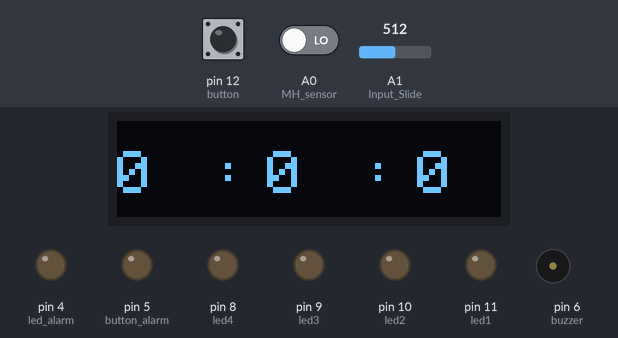
A sketch run on a simulated Arduino Uno, built with avr-gcc and run on an emulated ATmega328P. On the bench: 128×32 one-colour display, output pins drawn as LEDs (lit = HIGH), buzzer (waves = sounding). The test bench sets the inputs (shaded band); at power-on: pin 12 (button) LOW, A1 (Input_Slide) = 512, A0 (MH_sensor) LOW. EEPROM starts erased; what the sketch prints to the serial monitor is not drawn.

Above: at 1.06 s.
1.3 s: pin 12 (button) pulled HIGH for 0.15 s
At 1.71 s:
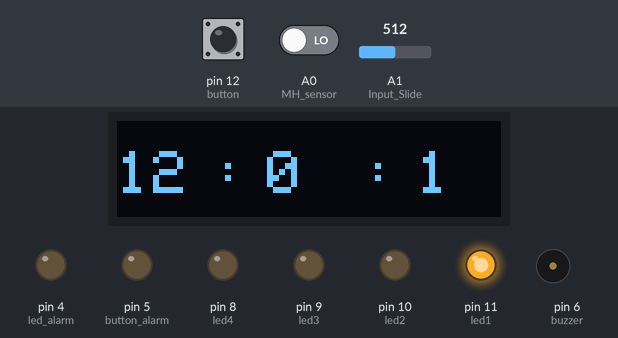
2.0 s: pin 12 (button) pulled HIGH for 1 s
At 3.26 s:
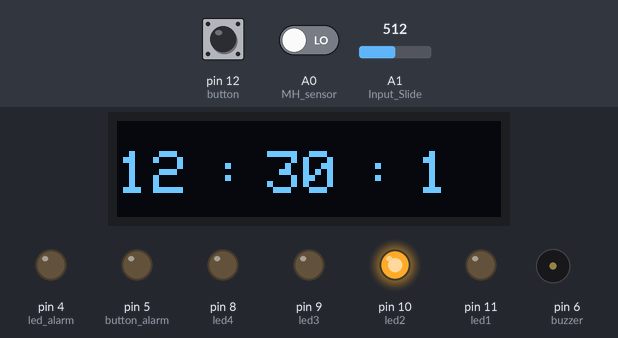
3.6 s: pin 12 (button) pulled HIGH for 0.15 s
At 4.04 s:
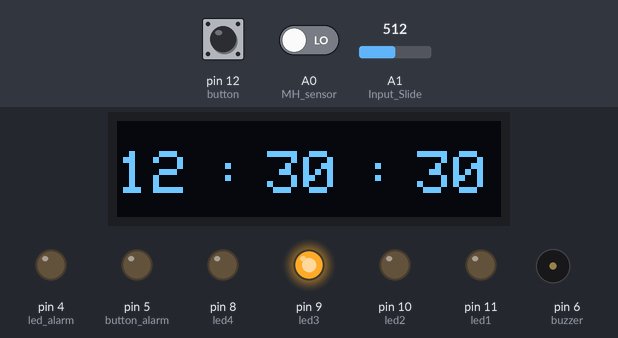
4.3 s: A1 (Input_Slide) set to 716
At 4.56 s:
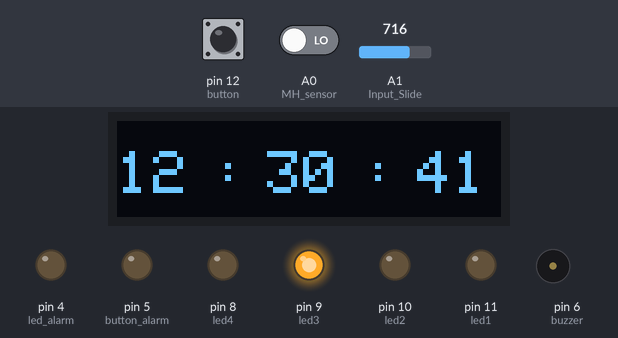
5.8 s: pin 12 (button) pulled HIGH for 3.2 s
At 9.3 s:
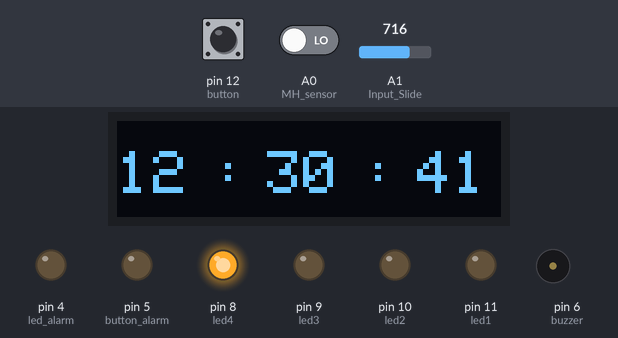
9.6 s: pin 12 (button) pulled HIGH for 0.15 s
At 10.08 s:
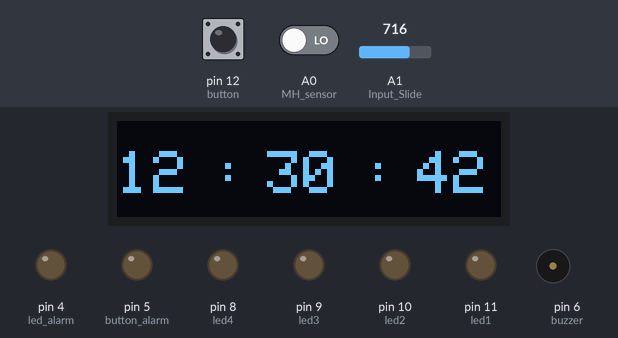
Timing chart, 0 to 11.3 s (numbered marks = the images above; inputs shaded):
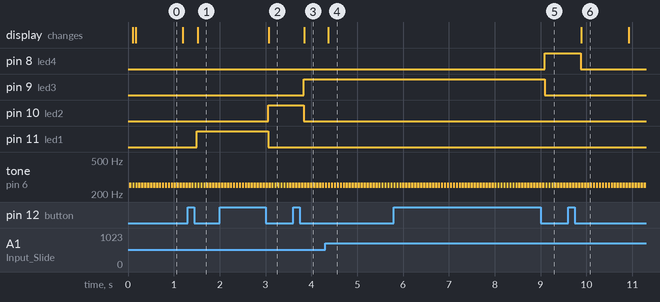

The sketch:

18_0745_0682.ino
```cpp
//test oled
#include <EEPROM.h>
#include <Wire.h>
#include <Adafruit_GFX.h>
#include <Adafruit_SSD1306.h>
#define SCREEN_WIDTH 128
#define SCREEN_HEIGHT 32
#define buzzer 6
#define button_alarm 5
#define Input_Slide A1
#define MH_sensor A0
#define led1 11
#define led2 10
#define led3 9
#define led4 8
#define button 12
#define led_alarm 4
unsigned long long int LastTime = 1000;
byte hour;
byte minute;
byte hour_alarm;
byte minute_alarm;
byte second_alarm;
Adafruit_SSD1306 oled(SCREEN_WIDTH, SCREEN_HEIGHT, &Wire, -1);
int lock = 0;
int second = 1;
int StateLed1 = 0;
int StateLed2 = 0;
int StateLed3 = 0;
int StateLed4 = 0;
int count = 0;
int Timesong = 0;
bool Onsong = false;
unsigned long long int lastTimeState;
bool lastState = false;
bool buttonState = false;
unsigned long long int lastTimeState_alarm;
bool lastState_alarm = false;
bool buttonState_alarm = false;
unsigned long long int cooldown = 0;
unsigned long long int cooldown_alarm = 0;
bool toggleAlarm = false;
void debouce()
{
  bool reading = digitalRead(button);
  if(reading != lastState)
    lastTimeState = millis();
  if(millis() - lastTimeState >= 50)
    buttonState = reading;
  lastState = reading;
}

void debouce_alarm()
{
  bool reading = digitalRead(button_alarm);
  if(reading != lastState_alarm)
    lastTimeState = millis();
  if(millis() - lastTimeState >= 50)
    buttonState_alarm = reading;
  lastState_alarm = reading;
}
void setup() {
Serial.begin(9600);
pinMode(led1,OUTPUT);
pinMode(led2,OUTPUT);
pinMode(led3,OUTPUT);
pinMode(led4,OUTPUT);
pinMode(button,INPUT);
pinMode(buzzer,OUTPUT);
pinMode(button_alarm,OUTPUT);
pinMode(led_alarm,OUTPUT);
hour = EEPROM.read(0);
minute = EEPROM.read(1);
second =EEPROM.read(2);
hour_alarm = EEPROM.read(60);
minute_alarm = EEPROM.read(61);
second_alarm = EEPROM.read(62);
if (!oled.begin(SSD1306_SWITCHCAPVCC, 0x3C)) {
    Serial.println(F("SSD1306 allocation failed"));
    while (true);
  }

}
void loop() {
int slide_value = analogRead(Input_Slide);
int casting_slide = map(slide_value,0,1023,0,60);
int casting_hour = map(slide_value,0,1203,0,24);
debouce();
debouce_alarm();
Serial.println(buttonState_alarm);
if(buttonState_alarm && !lastState_alarm)
{
  if(millis() - cooldown_alarm >= 150)
  {
     //Serial.print("  Yes");
     toggleAlarm = true;
     cooldown_alarm = millis();
  }

}
if(buttonState && !lastState)
{
  if(toggleAlarm)
  {
    tone(buzzer,252);
    delay(50);
    noTone(buzzer);
  }
  if(millis() - cooldown >= 150)
  {
    count++;
    cooldown = millis();
  }
}
if(hour == hour_alarm && minute == minute_alarm && second == second_alarm)
  Onsong = true;
if(Onsong)
{
  if(Timesong<=15)
  {
    tone(buzzer,252);
    delay(50);
    noTone(buzzer);
  }
  else
    Onsong = false;


}
if(count > 4)
 count = 0;
if(count >=1 && count <=4 && toggleAlarm == false)
{
 lock = 1;
if(count == 1)
{
  StateLed1 = 1;
  hour = map(slide_value,0,1023,0,24);
}

if(count == 2)
{
  StateLed1 = 0;
  StateLed2 = 1;
  minute = casting_slide;
}

if(count == 3)
{
  StateLed2 = 0;
  StateLed3 = 1;
  second = casting_slide;
}

if(count == 4)
{
  StateLed3 = 0;
  StateLed4 = 1;
}

}
//Serial.print(hour_alarm);
//Serial.print(" : ");
//Serial.print(minute_alarm);
//Serial.print(" : ");
//Serial.print(second_alarm);
//Serial.print(" : ");
//Serial.print(count);
//Serial.print(" : ");
//Serial.println(toggleAlarm);
if(digitalRead(MH_sensor)) {
  oled.dim(0);
}
else {
  oled.dim(1);
}
digitalWrite(led1,StateLed1);
digitalWrite(led2,StateLed2);
digitalWrite(led3,StateLed3);
digitalWrite(led4,StateLed4);
digitalWrite(led_alarm,toggleAlarm);
if(lock == 1 && count == 4 && toggleAlarm == false)
{
  EEPROM.update(0,hour);
  EEPROM.update(1,minute);
  EEPROM.update(2,second);
  lock = 0;
}
if(toggleAlarm == true)
{
  oled.clearDisplay(); // clear display
  oled.setTextSize(2);          // text size
  oled.setTextColor(WHITE);     // text color
  oled.setCursor(0, 10);        // position to display
  oled.print(hour_alarm); // text to display
  oled.setCursor(20,10);        // position to display
  oled.print(" : "); // text to display
  oled.setCursor(50, 10);        // position to display
  oled.print(minute_alarm); // text to display
  oled.setCursor(70,10);        // position to display
  oled.print(" : "); // text to display
  oled.setCursor(100,10);        // position to display
  oled.print(second_alarm); // text to display
  oled.display();               // show on OLED
  if(count == 1)
{
  StateLed1 = 1;
  hour_alarm = map(slide_value,0,1023,0,24);
}

if(count == 2)
{
  StateLed1 = 0;
  StateLed2 = 1;
  minute_alarm = casting_slide;
}

if(count == 3)
{
  StateLed2 = 0;
  StateLed3 = 1;
  second_alarm = casting_slide;
}

if(count == 4)
{
  StateLed3 = 0;
  StateLed4 = 1;
  EEPROM.update(60,hour_alarm);
  EEPROM.update(61,minute_alarm);
  EEPROM.update(62,second_alarm);
  count = 0;
  toggleAlarm = false;
}
}
if(toggleAlarm == false)
{
  oled.clearDisplay(); // clear display
  oled.setTextSize(2);          // text size
  oled.setTextColor(WHITE);     // text color
  oled.setCursor(0, 10);        // position to display
  oled.print(hour); // text to display
  oled.setCursor(20,10);        // position to display
  oled.print(" : "); // text to display
  oled.setCursor(50, 10);        // position to display
  oled.print(minute); // text to display
  oled.setCursor(70,10);        // position to display
  oled.print(" : "); // text to display
  oled.setCursor(100,10);        // position to display
  oled.print(second); // text to display
  oled.display();               // show on OLED
}

  if(count == 0 && toggleAlarm == false)
  {
  StateLed1 = 0;
  StateLed2 = 0;
  StateLed3 = 0;
  StateLed4 = 0;
    lock = 0;

    if(millis() - LastTime > 1000)
  {
    if(Onsong)
      Timesong++;
    else
      Timesong = 0;
    second++;
    LastTime = millis();
    EEPROM.update(2,second);
  }


  if(second >= 60)
  {
    minute++;
    second = 0;
    EEPROM.update(0,hour);
    EEPROM.update(1,minute);


  }
  if(minute == 60)
  {
    hour++;
    minute = 0;
  }
  if(hour >= 24)
    hour = 0;
  }
}
```

Measured:
- after the input at 1.3 s, pin 11 (led1): LOW → HIGH after 0.20 s; the display: changes after 0.22 s (image 1)
- after the input at 2.0 s, pin 10 (led2): LOW → HIGH after 1.1 s; pin 11 (led1): HIGH → LOW after 1.1 s; the display: changes after 1.1 s (image 2)
- after the input at 3.6 s, pin 9 (led3): LOW → HIGH after 0.23 s; pin 10 (led2): HIGH → LOW after 0.23 s; the display: changes after 0.25 s (image 3)
- after the input at 4.3 s, the display: changes after 0.07 s (image 4)
- after the input at 5.8 s, pin 8 (led4): LOW → HIGH after 3.3 s; pin 9 (led3): HIGH → LOW after 3.3 s
- after the input at 9.6 s, pin 8 (led4): HIGH → LOW after 0.27 s; the display: changes after 0.29 s (image 6)
- by itself, tone on pin 6 (buzzer): alternates 252 Hz for 0.05 s and silent for 0.01 s
